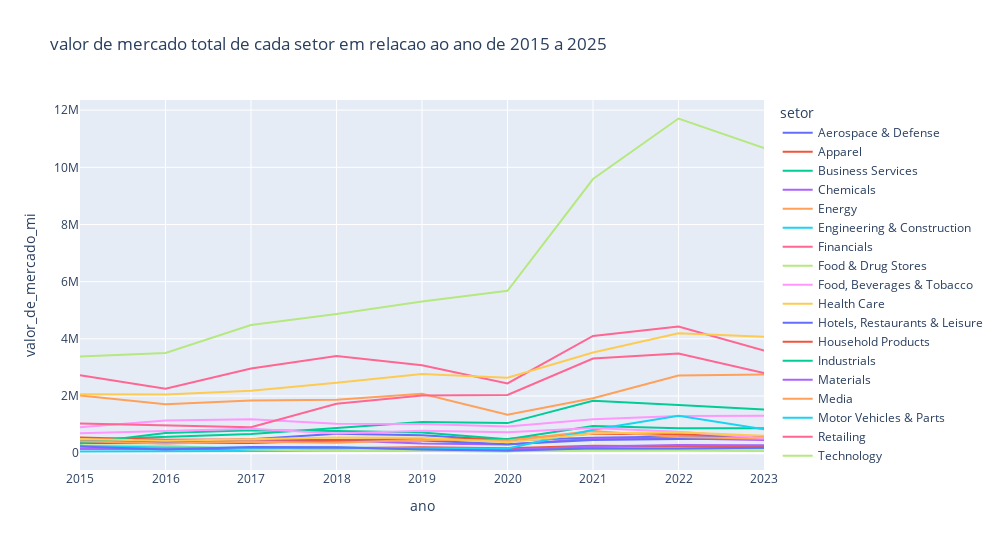

The code cell stored with this chart in its notebook:
### Markdown cell above
### Usando Plotly

### Code cell
fig = px.line(
        data_frame= dataSetor3,
        x = 'ano',
        y = 'valor_de_mercado_mi',   
        color ='setor',
        width =1000,
        height=550 ,
        title ='valor de mercado total de cada setor em relacao ao ano de 2015 a 2025'
    )
fig.update_layout(hovermode='closest')
fig.show()

### Figure 1 — Plotly figure (JSON) as saved in the notebook; plotly's stock layout.template omitted (floating-point values rounded to 4 significant figures)
{"data": [{"hovertemplate": "setor=Aerospace & Defense<br>ano=%{x}<br>valor_de_mercado_mi=%{y}<extra></extra>", "legendgroup": "Aerospace & Defense", "line": {"color": "#636efa", "dash": "solid"}, "marker": {"symbol": "circle"}, "mode": "lines", "name": "Aerospace & Defense", "orientation": "h", "showlegend": true, "type": "scatter", "x": [2015, 2016, 2017, 2018, 2019, 2020, 2021, 2022, 2023], "xaxis": "x", "y": [452583, 390225, 484282, 683774, 631449, 449094, 536918, 587293, 583716], "yaxis": "y"}, {"hovertemplate": "setor=Apparel<br>ano=%{x}<br>valor_de_mercado_mi=%{y}<extra></extra>", "legendgroup": "Apparel", "line": {"color": "#EF553B", "dash": "solid"}, "marker": {"symbol": "circle"}, "mode": "lines", "name": "Apparel", "orientation": "h", "showlegend": true, "type": "scatter", "x": [2015, 2016, 2017, 2018, 2019, 2020, 2021, 2022, 2023], "xaxis": "x", "y": [152430, 159250, 137525, 164872, 211364, 169231, 264199, 245293, 212036], "yaxis": "y"}, {"hovertemplate": "setor=Business Services<br>ano=%{x}<br>valor_de_mercado_mi=%{y}<extra></extra>", "legendgroup": "Business Services", "line": {"color": "#00cc96", "dash": "solid"}, "marker": {"symbol": "circle"}, "mode": "lines", "name": "Business Services", "orientation": "h", "showlegend": true, "type": "scatter", "x": [2015, 2016, 2017, 2018, 2019, 2020, 2021, 2022, 2023], "xaxis": "x", "y": [468957, 574713, 667132, 880227, 1088807, 1051541, 1833505, 1682265, 1527346], "yaxis": "y"}, {"hovertemplate": "setor=Chemicals<br>ano=%{x}<br>valor_de_mercado_mi=%{y}<extra></extra>", "legendgroup": "Chemicals", "line": {"color": "#ab63fa", "dash": "solid"}, "marker": {"symbol": "circle"}, "mode": "lines", "name": "Chemicals", "orientation": "h", "showlegend": true, "type": "scatter", "x": [2015, 2016, 2017, 2018, 2019, 2020, 2021, 2022, 2023], "xaxis": "x", "y": [389069, 343189, 405116, 453567, 337248, 305640, 505371, 512543, 458350], "yaxis": "y"}, {"hovertemplate": "setor=Energy<br>ano=%{x}<br>valor_de_mercado_mi=%{y}<extra></extra>", "legendgroup": "Energy", "line": {"color": "#FFA15A", "dash": "solid"}, "marker": {"symbol": "circle"}, "mode": "lines", "name": "Energy", "orientation": "h", "showlegend": true, "type": "scatter", "x": [2015, 2016, 2017, 2018, 2019, 2020, 2021, 2022, 2023], "xaxis": "x", "y": [2020572, 1715291, 1839266, 1865371, 2079567, 1345805, 1921528, 2716875, 2751948], "yaxis": "y"}, {"hovertemplate": "setor=Engineering & Construction<br>ano=%{x}<br>valor_de_mercado_mi=%{y}<extra></extra>", "legendgroup": "Engineering & Construction", "line": {"color": "#19d3f3", "dash": "solid"}, "marker": {"symbol": "circle"}, "mode": "lines", "name": "Engineering & Construction", "orientation": "h", "showlegend": true, "type": "scatter", "x": [2015, 2016, 2017, 2018, 2019, 2020, 2021, 2022, 2023], "xaxis": "x", "y": [59035, 58820, 78636, 96246, 87388, 68722, 165664, 155480, 175421], "yaxis": "y"}, {"hovertemplate": "setor=Financials<br>ano=%{x}<br>valor_de_mercado_mi=%{y}<extra></extra>", "legendgroup": "Financials", "line": {"color": "#FF6692", "dash": "solid"}, "marker": {"symbol": "circle"}, "mode": "lines", "name": "Financials", "orientation": "h", "showlegend": true, "type": "scatter", "x": [2015, 2016, 2017, 2018, 2019, 2020, 2021, 2022, 2023], "xaxis": "x", "y": [2724346, 2252080, 2959682, 3400038, 3074932, 2438300, 4099184, 4428419, 3591727], "yaxis": "y"}, {"hovertemplate": "setor=Food & Drug Stores<br>ano=%{x}<br>valor_de_mercado_mi=%{y}<extra></extra>", "legendgroup": "Food & Drug Stores", "line": {"color": "#B6E880", "dash": "solid"}, "marker": {"symbol": "circle"}, "mode": "lines", "name": "Food & Drug Stores", "orientation": "h", "showlegend": true, "type": "scatter", "x": [2015, 2016, 2017, 2018, 2019, 2020, 2021, 2022, 2023], "xaxis": "x", "y": [277544, 261796, 131580, 88130, 80009, 65464, 87667, 96719, 76516], "yaxis": "y"}, {"hovertemplate": "setor=Food, Beverages & Tobacco<br>ano=%{x}<br>valor_de_mercado_mi=%{y}<extra></extra>", "legendgroup": "Food, Beverages & Tobacco", "line": {"color": "#FF97FF", "dash": "solid"}, "marker": {"symbol": "circle"}, "mode": "lines", "name": "Food, Beverages & Tobacco", "orientation": "h", "showlegend": true, "type": "scatter", "x": [2015, 2016, 2017, 2018, 2019, 2020, 2021, 2022, 2023], "xaxis": "x", "y": [910417, 1141918, 1191254, 1033773, 1023915, 933794, 1191363, 1302313, 1313309], "yaxis": "y"}, {"hovertemplate": "setor=Health Care<br>ano=%{x}<br>valor_de_mercado_mi=%{y}<extra></extra>", "legendgroup": "Health Care", "line": {"color": "#FECB52", "dash": "solid"}, "marker": {"symbol": "circle"}, "mode": "lines", "name": "Health Care", "orientation": "h", "showlegend": true, "type": "scatter", "x": [2015, 2016, 2017, 2018, 2019, 2020, 2021, 2022, 2023], "xaxis": "x", "y": [2061652, 2048620, 2186844, 2459866, 2769737, 2638149, 3524472, 4192862, 4073443], "yaxis": "y"}, {"hovertemplate": "setor=Hotels, Restaurants & Leisure<br>ano=%{x}<br>valor_de_mercado_mi=%{y}<extra></extra>", "legendgroup": "Hotels, Restaurants & Leisure", "line": {"color": "#636efa", "dash": "solid"}, "marker": {"symbol": "circle"}, "mode": "lines", "name": "Hotels, Restaurants & Leisure", "orientation": "h", "showlegend": true, "type": "scatter", "x": [2015, 2016, 2017, 2018, 2019, 2020, 2021, 2022, 2023], "xaxis": "x", "y": [352785, 359681, 359970, 441703, 446490, 315571, 459824, 494115, 532687], "yaxis": "y"}, {"hovertemplate": "setor=Household Products<br>ano=%{x}<br>valor_de_mercado_mi=%{y}<extra></extra>", "legendgroup": "Household Products", "line": {"color": "#EF553B", "dash": "solid"}, "marker": {"symbol": "circle"}, "mode": "lines", "name": "Household Products", "orientation": "h", "showlegend": true, "type": "scatter", "x": [2015, 2016, 2017, 2018, 2019, 2020, 2021, 2022, 2023], "xaxis": "x", "y": [545932, 466758, 475157, 457462, 498642, 497066, 682706, 659396, 581703], "yaxis": "y"}, {"hovertemplate": "setor=Industrials<br>ano=%{x}<br>valor_de_mercado_mi=%{y}<extra></extra>", "legendgroup": "Industrials", "line": {"color": "#00cc96", "dash": "solid"}, "marker": {"symbol": "circle"}, "mode": "lines", "name": "Industrials", "orientation": "h", "showlegend": true, "type": "scatter", "x": [2015, 2016, 2017, 2018, 2019, 2020, 2021, 2022, 2023], "xaxis": "x", "y": [336453, 708256, 798560, 776732, 721899, 491392, 947461, 873905, 872368], "yaxis": "y"}, {"hovertemplate": "setor=Materials<br>ano=%{x}<br>valor_de_mercado_mi=%{y}<extra></extra>", "legendgroup": "Materials", "line": {"color": "#ab63fa", "dash": "solid"}, "marker": {"symbol": "circle"}, "mode": "lines", "name": "Materials", "orientation": "h", "showlegend": true, "type": "scatter", "x": [2015, 2016, 2017, 2018, 2019, 2020, 2021, 2022, 2023], "xaxis": "x", "y": [151493, 143614, 170021, 186971, 155211, 118141, 229514, 288725, 278480], "yaxis": "y"}, {"hovertemplate": "setor=Media<br>ano=%{x}<br>valor_de_mercado_mi=%{y}<extra></extra>", "legendgroup": "Media", "line": {"color": "#FFA15A", "dash": "solid"}, "marker": {"symbol": "circle"}, "mode": "lines", "name": "Media", "orientation": "h", "showlegend": true, "type": "scatter", "x": [2015, 2016, 2017, 2018, 2019, 2020, 2021, 2022, 2023], "xaxis": "x", "y": [418674, 341673, 401130, 369010, 466400, 442447, 778218, 565702, 508203], "yaxis": "y"}, {"hovertemplate": "setor=Motor Vehicles & Parts<br>ano=%{x}<br>valor_de_mercado_mi=%{y}<extra></extra>", "legendgroup": "Motor Vehicles & Parts", "line": {"color": "#19d3f3", "dash": "solid"}, "marker": {"symbol": "circle"}, "mode": "lines", "name": "Motor Vehicles & Parts", "orientation": "h", "showlegend": true, "type": "scatter", "x": [2015, 2016, 2017, 2018, 2019, 2020, 2021, 2022, 2023], "xaxis": "x", "y": [249621, 194739, 187603, 196643, 172102, 164796, 818703, 1312807, 833529], "yaxis": "y"}, {"hovertemplate": "setor=Retailing<br>ano=%{x}<br>valor_de_mercado_mi=%{y}<extra></extra>", "legendgroup": "Retailing", "line": {"color": "#FF6692", "dash": "solid"}, "marker": {"symbol": "circle"}, "mode": "lines", "name": "Retailing", "orientation": "h", "showlegend": true, "type": "scatter", "x": [2015, 2016, 2017, 2018, 2019, 2020, 2021, 2022, 2023], "xaxis": "x", "y": [1041488, 978757, 911183, 1725470, 2018093, 2037044, 3308685, 3483597, 2804740], "yaxis": "y"}, {"hovertemplate": "setor=Technology<br>ano=%{x}<br>valor_de_mercado_mi=%{y}<extra></extra>", "legendgroup": "Technology", "line": {"color": "#B6E880", "dash": "solid"}, "marker": {"symbol": "circle"}, "mode": "lines", "name": "Technology", "orientation": "h", "showlegend": true, "type": "scatter", "x": [2015, 2016, 2017, 2018, 2019, 2020, 2021, 2022, 2023], "xaxis": "x", "y": [3378798, 3503032, 4480757, 4868862, 5302964, 5679650, 9590675, 11707914, 10673038], "yaxis": "y"}, {"hovertemplate": "setor=Telecommunications<br>ano=%{x}<br>valor_de_mercado_mi=%{y}<extra></extra>", "legendgroup": "Telecommunications", "line": {"color": "#FF97FF", "dash": "solid"}, "marker": {"symbol": "circle"}, "mode": "lines", "name": "Telecommunications", "orientation": "h", "showlegend": true, "type": "scatter", "x": [2015, 2016, 2017, 2018, 2019, 2020, 2021, 2022, 2023], "xaxis": "x", "y": [697926, 768871, 851980, 692231, 782350, 734978, 882451, 748861, 530061], "yaxis": "y"}, {"hovertemplate": "setor=Transportation<br>ano=%{x}<br>valor_de_mercado_mi=%{y}<extra></extra>", "legendgroup": "Transportation", "line": {"color": "#FECB52", "dash": "solid"}, "marker": {"symbol": "circle"}, "mode": "lines", "name": "Transportation", "orientation": "h", "showlegend": true, "type": "scatter", "x": [2015, 2016, 2017, 2018, 2019, 2020, 2021, 2022, 2023], "xaxis": "x", "y": [494480, 431466, 486835, 547801, 542171, 385190, 684589, 732442, 612243], "yaxis": "y"}, {"hovertemplate": "setor=Wholesalers<br>ano=%{x}<br>valor_de_mercado_mi=%{y}<extra></extra>", "legendgroup": "Wholesalers", "line": {"color": "#636efa", "dash": "solid"}, "marker": {"symbol": "circle"}, "mode": "lines", "name": "Wholesalers", "orientation": "h", "showlegend": true, "type": "scatter", "x": [2015, 2016, 2017, 2018, 2019, 2020, 2021, 2022, 2023], "xaxis": "x", "y": [231458, 127086, 217014, 204362, 129659, 88707, 173642, 163110, 187377], "yaxis": "y"}], "layout": {"height": 550, "hovermode": "closest", "legend": {"title": {"text": "setor"}, "tracegroupgap": 0}, "title": {"text": "valor de mercado total de cada setor em relacao ao ano de 2015 a 2025"}, "width": 1000, "xaxis": {"anchor": "y", "domain": [0, 1], "title": {"text": "ano"}}, "yaxis": {"anchor": "x", "domain": [0, 1], "title": {"text": "valor_de_mercado_mi"}}}}
